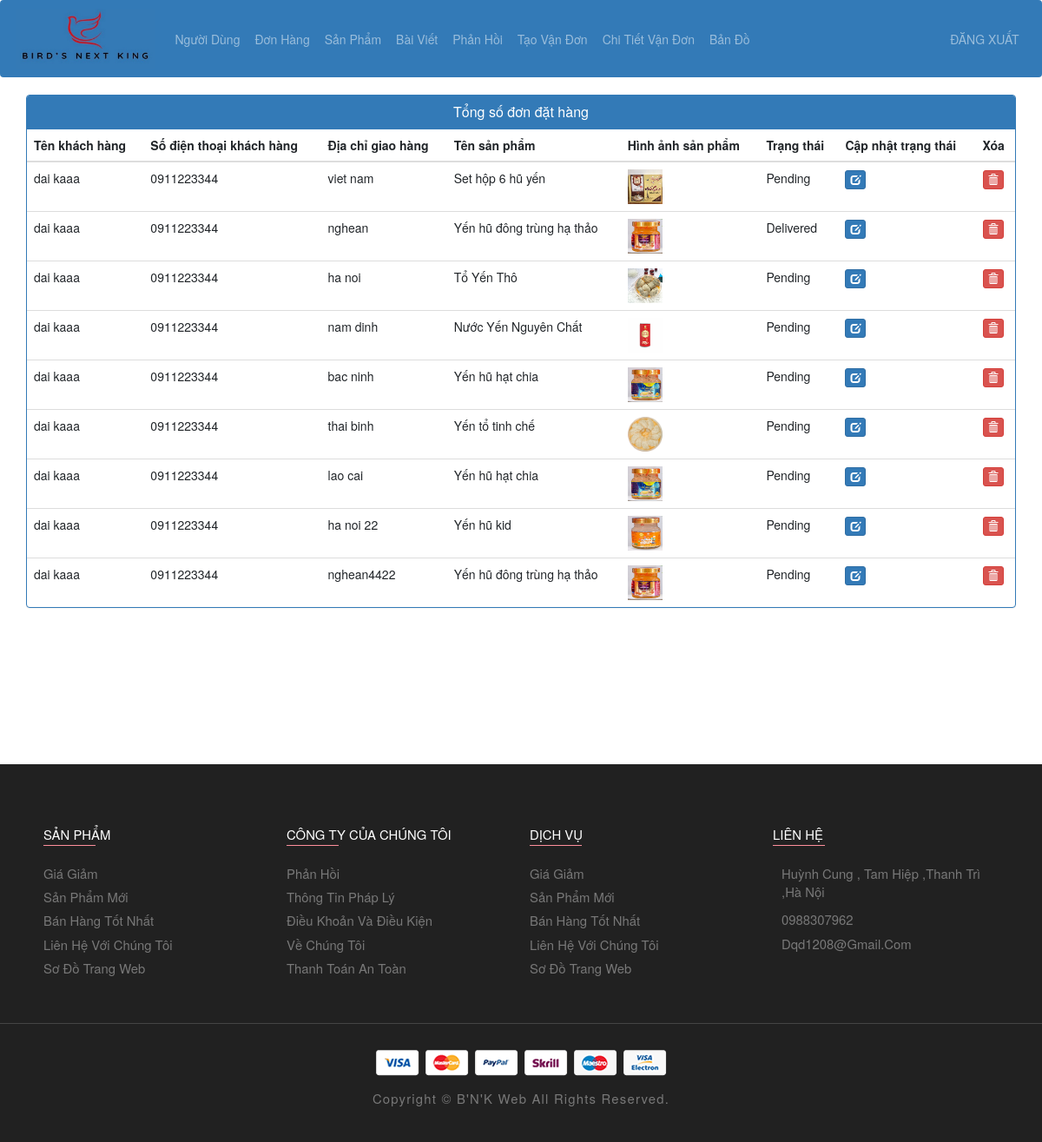
The page /admin-view-booking (signed in) on the database its author committed.
### ecom/models.py (models this page shows, shortened)
class Customer(models.Model):
    user=models.OneToOneField(User,on_delete=models.CASCADE)
    profile_pic= models.ImageField(upload_to='profile_pic/CustomerProfilePic/',null=True,blank=True)
    address = models.CharField(max_length=40)
    mobile = models.CharField(max_length=20,null=False)
    @property
    def get_name(self):
        return self.user.first_name+" "+self.user.last_name

class Orders(models.Model):
    STATUS =(
        ('Đang chờ xử lý','Đang chờ xử lý'),
        ('Xác nhận đặt hàng','Xác nhận đặt hàng'),
        ('Đang giao hàng','Đang giao hàng'),
        ('Đã giao hàng','Đã giao hàng'),
    )
    customer=models.ForeignKey('Customer', on_delete=models.CASCADE,null=True)
    product=models.ForeignKey('Product',on_delete=models.CASCADE,null=True)
    email = models.CharField(max_length=50,null=True)
    address = models.CharField(max_length=500,null=True)
    mobile = models.CharField(max_length=20,null=True)
    order_date= models.DateField(auto_now_add=True,null=True)
    status=models.CharField(max_length=50,null=True,choices=STATUS)

class Product(models.Model):
    category =models.ManyToManyField (Category,related_name='product')
    name=models.CharField(max_length=40)
    product_image= models.ImageField(upload_to='product_image/',null=True,blank=True)
    price = models.PositiveIntegerField()
    description=models.CharField(max_length=40)
    detail=models.TextField(null=True,blank=True)

### ecom/views.py (the view)
# urls.py: path('admin-view-booking', views.admin_view_booking_view,name='admin-view-booking'),
@login_required(login_url='adminlogin')
def admin_view_booking_view(request):
    orders=models.Orders.objects.all()
    ordered_products=[]
    ordered_bys=[]
    for order in orders:
        ordered_product=models.Product.objects.all().filter(id=order.product.id)
        ordered_by=models.Customer.objects.all().filter(id = order.customer.id)
        ordered_products.append(ordered_product)
        ordered_bys.append(ordered_by)
    return render(request,'ecom/admin/admin-booking/admin_view_booking.html',{'data':zip(ordered_products,ordered_bys,orders)})

### ecom/templates/ecom/admin/admin-booking/admin_view_booking.html (shortened to what this page needs)
{% extends 'ecom/admin/admin_base.html' %}
{% load static %}
{% block content %}
<head>
  <link href="//netdna.bootstrapcdn.com/bootstrap/3.0.0/css/bootstrap.min.css" rel="stylesheet" id="bootstrap-css">
</head>
<div class="container">
  <div class="panel panel-primary">
    <div class="panel-heading">
      <h6 class="panel-title">Tổng số đơn đặt hàng</h6>
    </div>
    <table class="table table-hover" id="dev-table">
      <thead>
        <tr>
          <th>Tên khách hàng</th>
          <th>Số điện thoại khách hàng</th>
          <th>Địa chỉ giao hàng</th>
          <th>Tên sản phẩm</th>
          <th>Hình ảnh sản phẩm</th>
          <th>Trạng thái</th>
          <th>Cập nhật trạng thái</th>
          <th>Xóa</th>
        </tr>
      </thead>
      {% for product,customer,order in data %}
      <tr>
        {% for c in customer %}
        <td> {{c.get_name}}</td>
        <td>{{c.mobile}}</td>
        <td>{{order.address}}</td>
        {% endfor %}
        {% for p in product %}
        <td> {{p.name}}</td>
        <td> <img src="{% static p.product_image.url %}" alt="Profile Pic" height="40px" width="40px" /></td>
        <td>{{order.status}}</td>
        <td><a class="btn btn-primary btn-xs" href="{% url 'update-order' order.id  %}"><span class="glyphicon glyphicon-edit"></span></a></td>
        <td><a class="btn btn-danger btn-xs" href="{% url 'delete-order' order.id  %}"><span class="glyphicon glyphicon-trash"></span></a></td>
        {% endfor %}
      </tr>
      {% endfor %}
    </table>
  </div>
</div>
{% endblock content %}

### ecom/templates/ecom/admin/admin_base.html (shortened to what this page needs)
<!DOCTYPE html>
{% load static %}
<html lang="en">
<head>
  <link rel="stylesheet" href="https://stackpath.bootstrapcdn.com/bootstrap/4.3.1/css/bootstrap.min.css">
  <link rel="stylesheet" href="https://maxcdn.bootstrapcdn.com/font-awesome/4.7.0/css/font-awesome.min.css">
</head>
<body>
  <div class="bs-example">
    <nav class="navbar navbar-expand-md navbar-dark fixed-top" style="background:#337AB7;">
      <button onclick="window.location.href='admin-dashboard'" class="custom-button">
        <button onclick="window.location.href='admin-dashboard'" class="custom-button">
          <img src="{% static 'images/logo/logo_addmin.jpg' %}" alt="Anon's logo" width="160" height="70">
        </button>
      </button>
      <div class="collapse navbar-collapse justify-content-between" id="navbarCollapse">
        <div class="navbar-nav">
          <a href="/view-customer" class="nav-item nav-link">Người Dùng</a>
          <a href="/admin-view-booking" class="nav-item nav-link">Đơn Hàng</a>
          <a href="/admin-products" class="nav-item nav-link">Sản Phẩm</a>
          <a href="/view-post" class="nav-item nav-link">Bài Viết</a>
          <a href="/view-feedback" class="nav-item nav-link">Phản Hồi</a>
          <a href="/create-order" class="nav-item nav-link">Tạo Vận Đơn</a>
          <a href="/order?order_code=LF7FWV" class="nav-item nav-link">Chi Tiết Vận Đơn</a>
          <a href="/map" class="nav-item nav-link">Bản Đồ</a>
        </div>
        <div class="navbar-nav navbar-right">
          <a href="/logout" class="nav-item nav-link">ĐĂNG XUẤT</a>
        </div>
      </div>
    </nav>
  </div>
  {% block content %}
  {% endblock content %}
<br><br><br><br><br><br><br><br>
{% include "ecom/core/footer.html" %}
</body>
</html>

### ecom/templates/ecom/core/footer.html (shortened to what this page needs)
{% load static %}
<!DOCTYPE html>
<html>
<head>
  <link rel="stylesheet" href="https://maxcdn.bootstrapcdn.com/font-awesome/4.7.0/css/font-awesome.min.css">
  <link rel="stylesheet" href="{% static 'css/style-prefix.css' %}">
  <link rel="stylesheet" href="{% static 'css/style.css' %}">
</head>
<body>
  <footer>
    <div class="footer-nav">
      <div class="container">
        <ul class="footer-nav-list">
          <li class="footer-nav-item">
            <h2 class="nav-title">Sản phẩm</h2>
          </li>
          <li class="footer-nav-item">
            <a href="#" class="footer-nav-link">Giá giảm</a>
          </li>
          <li class="footer-nav-item">
            <a href="#" class="footer-nav-link">Sản phẩm mới</a>
          </li>
          <li class="footer-nav-item">
            <a href="#" class="footer-nav-link">Bán hàng tốt nhất</a>
          </li>
          <li class="footer-nav-item">
            <a href="#" class="footer-nav-link">Liên hệ với chúng tôi</a>
          </li>
          <li class="footer-nav-item">
            <a href="#" class="footer-nav-link">Sơ đồ Trang web</a>
          </li>
        </ul>
        <ul class="footer-nav-list">
          <li class="footer-nav-item">
            <h2 class="nav-title">Công ty của chúng tôi</h2>
          </li>
          <li class="footer-nav-item">
            <a href="#" class="footer-nav-link">Phản hồi</a>
          </li>
          <li class="footer-nav-item">
            <a href="#" class="footer-nav-link">Thông tin pháp lý</a>
          </li>
          <li class="footer-nav-item">
            <a href="#" class="footer-nav-link">Điều khoản và điều kiện</a>
          </li>
          <li class="footer-nav-item">
            <a href="#" class="footer-nav-link">Về chúng tôi</a>
          </li>
          <li class="footer-nav-item">
            <a href="#" class="footer-nav-link">Thanh toán an toàn</a>
          </li>
        </ul>
        <ul class="footer-nav-list">
          <li class="footer-nav-item">
            <h2 class="nav-title">Dịch vụ</h2>
          </li>
          <li class="footer-nav-item">
            <a href="#" class="footer-nav-link">Giá giảm</a>
          </li>
          <li class="footer-nav-item">
            <a href="#" class="footer-nav-link">Sản phẩm mới</a>
          </li>
          <li class="footer-nav-item">
            <a href="#" class="footer-nav-link">Bán hàng tốt nhất</a>
          </li>
          <li class="footer-nav-item">
            <a href="#" class="footer-nav-link">Liên hệ với chúng tôi</a>
          </li>
          <li class="footer-nav-item">
            <a href="#" class="footer-nav-link">Sơ đồ trang web</a>
          </li>
        </ul>
        <ul class="footer-nav-list">
          <li class="footer-nav-item">
            <h2 class="nav-title">Liên hệ</h2>
          </li>
          <li class="footer-nav-item flex">
            <address class="content">
               Huỳnh cung
             , Tam hiệp ,Thanh Trì ,Hà nội
            </address>
          </li>
          <li class="footer-nav-item flex">
            <a href="tel:+607936-8058" class="footer-nav-link">0988307962</a>
          </li>
          <li class="footer-nav-item flex">
            <a href="mailto:example@gmail.com" class="footer-nav-link"> dqd1208@gmail.com</a>
          </li>
        </ul>
      </div>
    </div>
    <div class="footer-bottom">
      <div class="container">
        <img src="{% static 'images/payment.png' %}" alt="payment method" class="payment-img">
        <p class="copyright">
          Copyright &copy; <a href="#">B'N'K Web</a> all rights reserved.
        </p>
      </div>
    </div>
  </footer>
</body>
</html>

### ecom/static/css/style-prefix.css (style rules this page uses)
:root { --spanish-gray: hsl(0, 0%, 60%); --sonic-silver: hsl(0, 0%, 47%); --eerie-black: hsl(0, 0%, 13%); --salmon-pink: hsl(353, 100%, 78%); --sandy-brown: hsl(29, 90%, 65%); --bittersweet: hsl(0, 100%, 70%); --ocean-green: hsl(152, 51%, 52%); --davys-gray: hsl(0, 0%, 33%); --cultured: hsl(0, 0%, 93%); --white: hsl(0, 100%, 100%); --onyx: hsl(0, 0%, 27%); --fs-1: 1.563rem; --fs-2: 1.375rem; --fs-3: 1.25rem; --fs-4: 1.125rem; --fs-5: 1rem; --fs-6: 0.938rem; --fs-7: 0.875rem; --fs-8: 0.813rem; --fs-9: 0.75rem; --fs-10: 0.688rem; --fs-11: 0.625rem; --weight-300: 300; --weight-400: 400; --weight-500: 500; --weight-600: 600; --weight-700: 700; --border-radius-md: 10px; --border-radius-sm: 5px; --transition-timing: 0.2s ease; }
*, *::before, *::after { margin: 0; padding: 0; -webkit-box-sizing: border-box; box-sizing: border-box; }
a { text-decoration: none; }
li { list-style: none; }
button { background: none; font: inherit; border: none; cursor: pointer; }
img, ion-icon, button, a { display: block; }
span { display: inline-block; }
html { font-family: "Poppins", sans-serif; -ms-scroll-chaining: none; overscroll-behavior: contain; }
body { background: var(--white); }
.container { padding: 0 15px; }
footer { background: var(--eerie-black); padding: 30px 0; }
.footer-nav { border-bottom: 1px solid var(--onyx); padding-bottom: 30px; margin-bottom: 30px; }
.footer-nav-list:not(:last-child) { margin-bottom: 20px; }
.footer-nav .nav-title { position: relative; color: var(--white); font-size: var(--fs-7); text-transform: uppercase; margin-bottom: 15px; padding-bottom: 5px; }
.footer-nav .nav-title::before { content: ''; position: absolute; bottom: 0; left: 0; background: var(--salmon-pink); width: 60px; height: 1px; }
.footer-nav-item { padding: 3px 0; }
.footer-nav-link, .footer-nav-item .content { width: -webkit-max-content; width: -moz-max-content; width: max-content; color: var(--sonic-silver); font-size: var(--fs-7); text-transform: capitalize; -webkit-transition: var(--transition-timing); -o-transition: var(--transition-timing); transition: var(--transition-timing); }
.footer-nav-item.flex { display: -webkit-box; display: -webkit-flex; display: -ms-flexbox; display: flex; -webkit-box-align: start; -webkit-align-items: flex-start; -ms-flex-align: start; align-items: flex-start; gap: 10px; }
.footer-nav-item .content { font-style: normal; margin-bottom: 5px; }
.footer-bottom { margin-bottom: 50px; text-align: center; }
.payment-img { max-width: 335px; width: 100%; margin: auto; margin-bottom: 15px; }
.copyright { color: var(--sonic-silver); font-size: var(--fs-8); font-weight: var(--weight-500); text-transform: capitalize; letter-spacing: 1.2px; }
.copyright a { display: inline; color: inherit; }
@media (min-width: 480px) { :root { --fs-1: 1.875rem; } }
@media (min-width: 480px) { .copyright { --fs-8: 0.875rem; } }
@media (min-width: 768px) { :root { --fs-1: 2.375rem; } }
@media (min-width: 768px) { html { font-size: 17px; } }
@media (min-width: 768px) { .container { max-width: 750px; margin: auto; } }
@media (min-width: 768px) { .footer-nav .container { display: -webkit-box; display: -webkit-flex; display: -ms-flexbox; display: flex; -webkit-flex-wrap: wrap; -ms-flex-wrap: wrap; flex-wrap: wrap; row-gap: 50px; -webkit-column-gap: 20px; -moz-column-gap: 20px; column-gap: 20px; } }
@media (min-width: 768px) { .footer-nav-list { min-width: -webkit-calc(33.33% - 15px); min-width: calc(33.33% - 15px); width: -webkit-calc(33.33% - 15px); width: calc(33.33% - 15px); -webkit-box-flex: 1; -webkit-flex-grow: 1; -ms-flex-positive: 1; flex-grow: 1; } }
@media (min-width: 768px) { .footer-nav-list:not(:last-child) { margin-bottom: 0; } }
@media (min-width: 1024px) { :root { --fs-1: 2.625rem; --fs-2: 1.125rem; } }
@media (min-width: 1024px) { .container { max-width: 980px; } }
@media (min-width: 1024px) { .footer-nav-list { min-width: -webkit-calc(20% - 16px); min-width: calc(20% - 16px); width: -webkit-calc(20% - 16px); width: calc(20% - 16px); } }
@media (min-width: 1024px) { .footer-bottom { margin-bottom: 0; } }
@media (min-width: 1200px) { .container { max-width: 1200px; } }
@media (min-width: 1200px) { footer { padding-top: 50px; } }
@media (min-width: 1200px) { .footer-nav { padding-bottom: 50px; } }

### ecom/templates/ecom/admin/admin_base.html (style rules this page uses)
.bs-example { margin: 0px; }
footer { padding: 0px 0px 0px 0px; background-color: black; margin: 0px; }
p { text-align: center; }
.custom-button { border: none; padding: 0; background: none; cursor: pointer; outline: none; }

### rows shown on the page
Orders: address "viet nam", status "Pending"
Customer: get_name "dai kaaa", mobile "0911223344"
Product: name "Set hộp 6 hũ yến", product_image (picture)
Orders: address "nghean", status "Delivered"
Product: name "Yến hũ đông trùng hạ thảo", product_image (picture)
Orders: address "ha noi", status "Pending"
Product: name "Tổ Yến Thô", product_image (picture)
Orders: address "nam dinh", status "Pending"
Product: name "Nước Yến Nguyên Chất", product_image (picture)
Orders: address "bac ninh", status "Pending"
Product: name "Yến hũ hạt chia", product_image (picture)
Orders: address "thai binh", status "Pending"
Product: name "Yến tổ tinh chế", product_image (picture)
Orders: address "lao cai", status "Pending"
Orders: address "ha noi 22", status "Pending"
Product: name "Yến hũ kid", product_image (picture)
Orders: address "nghean4422", status "Pending"
